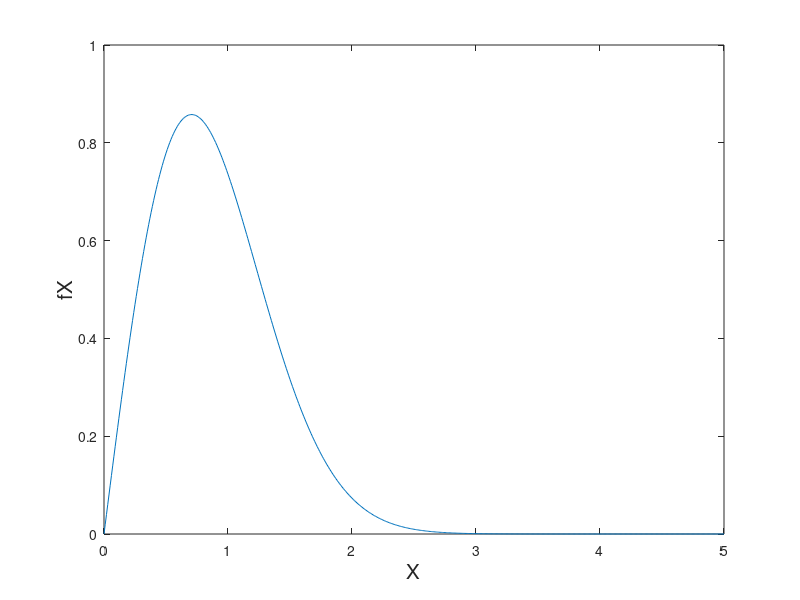
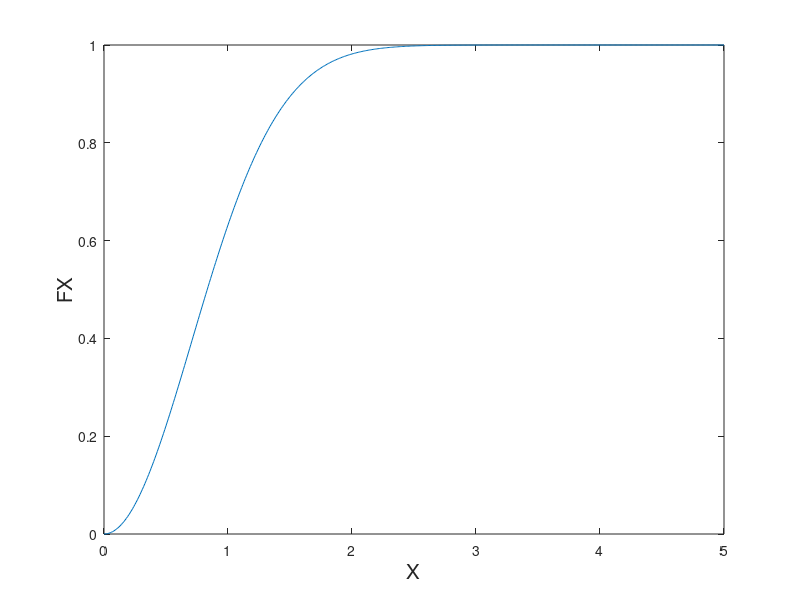
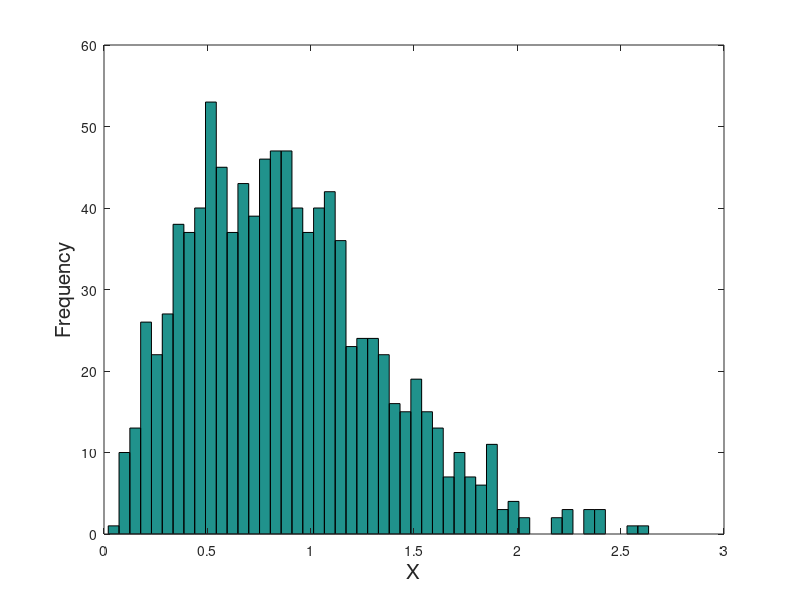

MATLAB code to generate these figures, in order:
close all; clear; clc;

%% plot cdf and pdf
a = 2;
q = 0:.01:5; p = 0:.002:1;
f_wb = a * q.^(a - 1).* exp(-q.^ a);
F_wb = 1 - exp(-q.^a);
F_wbInv = (-log(1 - p)).^(1/a);

plot(q,f_wb);
xlabel('X','FontSize',15);
ylabel('fX','FontSize',15);
figure;
plot(q,F_wb);
xlabel('X','FontSize',15);
ylabel('FX','FontSize',15);

%figure; 
% plot(p,F_wbInv);

N = 1000;
x = rand(N,1);
wbX = (-log(1 - x)).^(1/a);
figure;
hist(wbX, 50);
xlabel('X','FontSize',15);
ylabel('Frequency','FontSize',15);

bins = (-log(1 - [.2 .4 .6 .8])).^(1/a); % test | [.5 1 1.5 2]
E = zeros(1, 5);
%% compute the expected values each bins
E(1) = 1 - exp(-bins(1)^a);
for i = 2:4
    E(i) = 1 - exp(-bins(i)^a) - (1 - exp(-bins(i - 1)^a));
end
E(5) = 1 - (1 - exp(-bins(4)^a));
E = E.* N;
disp(E);

%% find the observed values each bins
O = zeros(1,5);

sorted_wbX = sort(wbX);
for i = 1:4
    O(i) = find(sorted_wbX > bins(i), 1, 'first');
    if i > 1
        O(i) = O(i) - sum(O(1:i-1));
    end
end
O(5) = N - sum(O(1:4));
disp(O);

%% calculate the divation

X_2 = ((O - E).^2) ./ E;

% in chi-square table, the X^2 value at 5% for degrees of freedom 4 is 9.488 
if sum(X_2) > 9.488;
    fprintf('Reject: the data is not Weibull distributed\n');
else 
    fprintf('Accept: the data is Weibull distributed (%d) < 9,488\n',sum(X_2));
end


